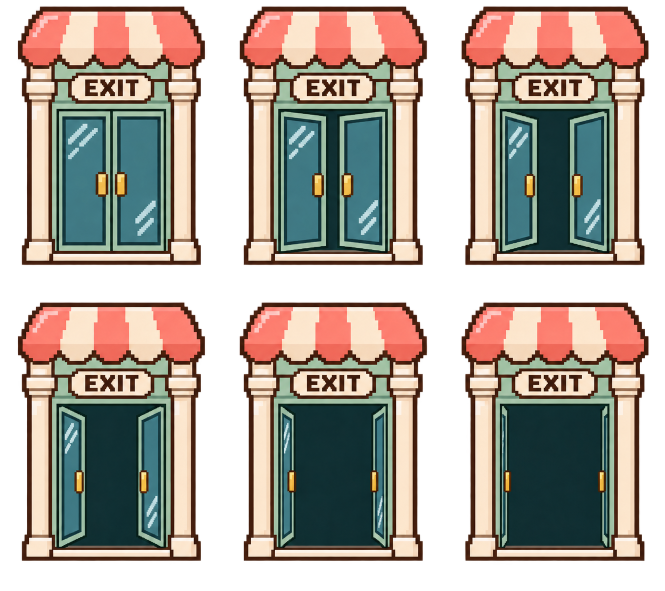
#> input picture images/tilesets/restaurant_stage_exit_animation_source.png, 1330 x 1182 px (shown at 1/2 size)
$ python build_stage_exit_art.py
#> lines starting #> are read from the running program, lines starting #| are printed output that depends on the picture
"""Slice the approved exit source into nearest-filtered, feet-aligned cells."""
from pathlib import Path
from PIL import Image

ROOT = Path(__file__).resolve().parents[1]
SOURCE = ROOT / 'images/tilesets/restaurant_stage_exit_animation_source.png'
OUTPUTS = [ROOT / 'images/tilesets/restaurant_stage_exit.png',
           ROOT / 'gd-bungee-gum/assets/stage/restaurant_stage_exit.png']


def build():
    source = Image.open(SOURCE).convert('RGBA')
#> source is the input picture: PIL image 1330x1182 RGBA; mean R, G, B, A 96.9, 86.9, 77.5, 171.3
    sheet = Image.new('RGBA', (288, 256))
#> sheet: PIL image 288x256 RGBA; every value is 0
    header = None
    for index in range(6):
        left = 32 + 444 * (index % 3)
        top = 10 if index < 3 else 602
        frame = source.crop((left, top, left + 384, top + 524))
        frame = frame.resize((96, 128), Image.Resampling.NEAREST)
        if header is None:
            header = frame.crop((0, 0, 96, 51))
        frame.paste(header, (0, 0))
        sheet.paste(frame, (96 * (index % 3), 128 * (index // 3)))
#> this loop made 6 passes
#> pass 1, in build, `frame = source.crop((left, top, left + 384, top + 524))`:
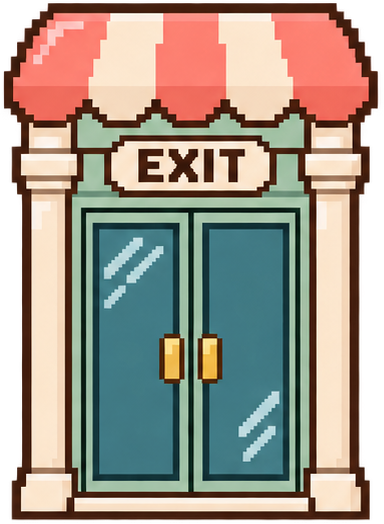
#> frame: PIL image 384x524 RGBA; mean R, G, B, A 134.4, 123.7, 111.4, 223.1; transparent parts drawn white
#> pass 1, in build, `frame = frame.resize((96, 128), Image.Resampling.NEAREST)`:
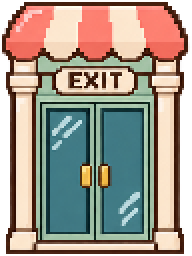
#> frame: PIL image 96x128 RGBA (shown 2 times larger); mean R, G, B, A 133.1, 122.8, 110.5, 223.2; transparent parts drawn white
#> pass 1, in build, `header = frame.crop((0, 0, 96, 51))`:
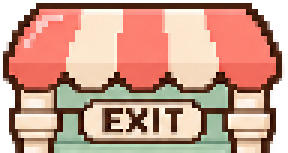
#> header: PIL image 96x51 RGBA (shown 3 times larger); mean R, G, B, A 175.6, 131.2, 113.3, 224.6; transparent parts drawn white
#> pass 2, in build, `frame = source.crop((left, top, left + 384, top + 524))`:
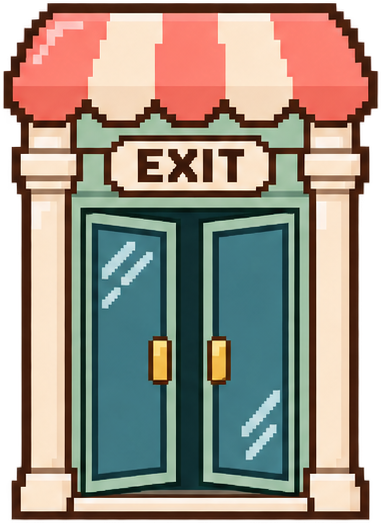
#> frame: PIL image 384x524 RGBA; mean R, G, B, A 131.6, 120.3, 107.7, 223.2; transparent parts drawn white
#> after the loop:
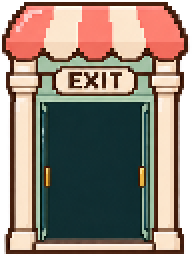
#> frame: PIL image 96x128 RGBA (shown 2 times larger); mean R, G, B, A 117.7, 102.6, 90.7, 222.8; transparent parts drawn white
#> after the loop:
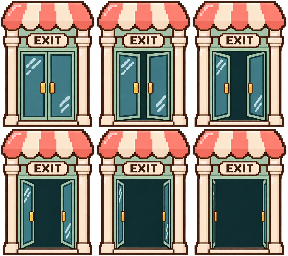
#> sheet: PIL image 288x256 RGBA; mean R, G, B, A 125.7, 113, 100.6, 223; transparent parts drawn white
    for output in OUTPUTS:
        output.parent.mkdir(parents=True, exist_ok=True)
        sheet.save(output)


if __name__ == '__main__':
    build()
